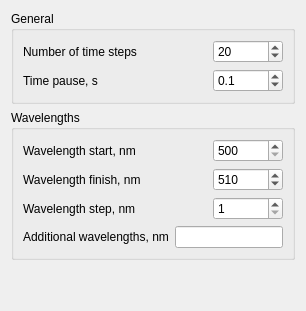
            <widget class="QWidget" name="tab_3">
             <attribute name="title">
              <string>Experiment</string>
             </attribute>
             <layout class="QVBoxLayout" name="verticalLayout_19">
              <item>
               <widget class="QGroupBox" name="groupBox_5">
                <property name="title">
                 <string>General</string>
                </property>
                <layout class="QVBoxLayout" name="verticalLayout_17">
                 <item>
                  <layout class="QHBoxLayout" name="horizontalLayout_18">
                   <item>
                    <widget class="QLabel" name="label_16">
                     <property name="text">
                      <string>Number of time steps</string>
                     </property>
                     <property name="alignment">
                      <set>Qt::AlignLeading|Qt::AlignLeft|Qt::AlignVCenter</set>
                     </property>
                    </widget>
                   </item>
                   <item>
                    <widget class="QSpinBox" name="num_of_steps_spBox">
                     <property name="minimumSize">
                      <size>
                       <width>0</width>
                       <height>0</height>
                      </size>
                     </property>
                     <property name="maximumSize">
                      <size>
                       <width>70</width>
                       <height>16777215</height>
                      </size>
                     </property>
                     <property name="minimum">
                      <number>1</number>
                     </property>
                     <property name="maximum">
                      <number>100000</number>
                     </property>
                     <property name="value">
                      <number>20</number>
                     </property>
                    </widget>
                   </item>
                  </layout>
                 </item>
                 <item>
                  <layout class="QHBoxLayout" name="horizontalLayout_16">
                   <item>
                    <widget class="QLabel" name="label_14">
                     <property name="text">
                      <string>Time pause, s</string>
                     </property>
                    </widget>
                   </item>
                   <item>
                    <widget class="QDoubleSpinBox" name="time_pause_spBox">
                     <property name="minimumSize">
                      <size>
                       <width>0</width>
                       <height>0</height>
                      </size>
                     </property>
                     <property name="maximumSize">
                      <size>
                       <width>70</width>
                       <height>16777215</height>
                      </size>
                     </property>
                     <property name="decimals">
                      <number>1</number>
                     </property>
                     <property name="value">
                      <double>0.100000000000000</double>
                     </property>
                    </widget>
                   </item>
                  </layout>
                 </item>
                </layout>
               </widget>
              </item>
              <item>
               <widget class="QGroupBox" name="groupBox_6">
                <property name="title">
                 <string>Wavelengths</string>
                </property>
                <layout class="QVBoxLayout" name="verticalLayout_18">
                 <item>
                  <layout class="QHBoxLayout" name="horizontalLayout_36">
                   <item>
                    <widget class="QLabel" name="label_5">
                     <property name="text">
                      <string>Wavelength start, nm</string>
                     </property>
                    </widget>
                   </item>
                   <item>
                    <widget class="QSpinBox" name="wavelen_start_spBox">
                     <property name="maximumSize">
                      <size>
                       <width>70</width>
                       <height>16777215</height>
                      </size>
                     </property>
                     <property name="minimum">
                      <number>500</number>
                     </property>
                     <property name="maximum">
                      <number>900</number>
                     </property>
                    </widget>
                   </item>
                  </layout>
                 </item>
                 <item>
                  <layout class="QHBoxLayout" name="horizontalLayout_37">
                   <item>
                    <widget class="QLabel" name="label_6">
                     <property name="text">
                      <string>Wavelength finish, nm</string>
                     </property>
                    </widget>
                   </item>
                   <item>
                    <widget class="QSpinBox" name="wavelen_finish_spBox">
                     <property name="maximumSize">
                      <size>
                       <width>70</width>
                       <height>16777215</height>
                      </size>
                     </property>
                     <property name="minimum">
                      <number>500</number>
                     </property>
                     <property name="maximum">
                      <number>900</number>
                     </property>
                     <property name="value">
                      <number>510</number>
                     </property>
                    </widget>
                   </item>
                  </layout>
                 </item>
                 <item>
                  <layout class="QHBoxLayout" name="horizontalLayout_38">
                   <item>
                    <widget class="QLabel" name="label_8">
                     <property name="text">
                      <string>Wavelength step, nm</string>
                     </property>
                    </widget>
                   </item>
                   <item>
                    <widget class="QSpinBox" name="wavelen_step_spBox">
                     <property name="maximumSize">
                      <size>
                       <width>70</width>
                       <height>16777215</height>
                      </size>
                     </property>
                     <property name="minimum">
                      <number>1</number>
                     </property>
                     <property name="maximum">
                      <number>400</number>
                     </property>
                    </widget>
                   </item>
                  </layout>
                 </item>
                 <item>
                  <layout class="QHBoxLayout" name="horizontalLayout_17">
                   <item>
                    <widget class="QLabel" name="label_15">
                     <property name="text">
                      <string>Additional wavelengths, nm</string>
                     </property>
                     <property name="alignment">
                      <set>Qt::AlignLeading|Qt::AlignLeft|Qt::AlignVCenter</set>
                     </property>
                    </widget>
                   </item>
                   <item>
                    <widget class="QLineEdit" name="wavelen_array_lineEdit">
                     <property name="text">
                      <string/>
                     </property>
                    </widget>
                   </item>
                  </layout>
                 </item>
                </layout>
               </widget>
              </item>
              <item>
               <spacer name="verticalSpacer">
                <property name="orientation">
                 <enum>Qt::Vertical</enum>
                </property>
                <property name="sizeHint" stdset="0">
                 <size>
                  <width>20</width>
                  <height>40</height>
                 </size>
                </property>
               </spacer>
              </item>
             </layout>
            </widget>
